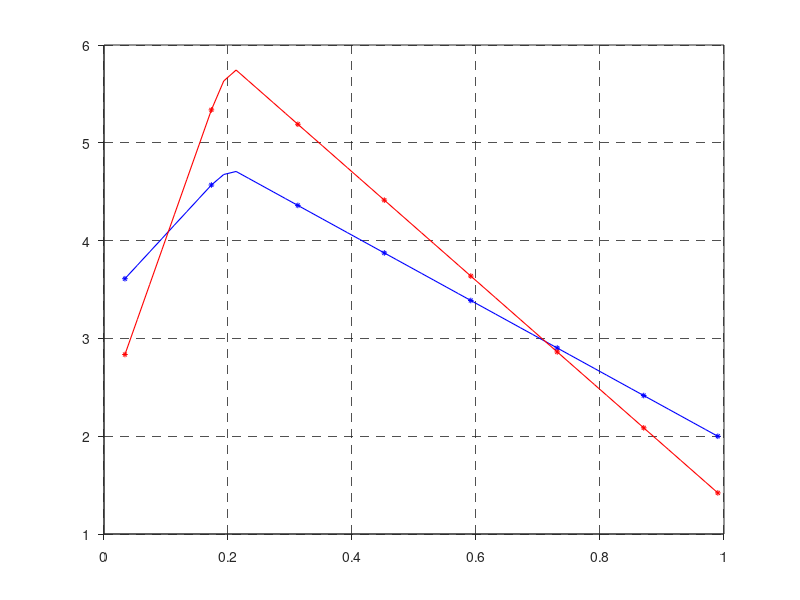

Write the MATLAB code that produced this figure. (Note: this script raises an error after producing the figure.)
%%%% Plots for GA static and dynamic results compared against 5MW %%%%
%% Compare 5MW against static optimum
load('static_sp1_init.mat');

chord_profile_sp1_init = cell2mat(Chord_profile);
twist_profile_sp1_init = Twist_profile+0.098;

points_chord_sp1_init = [chord_profile_sp1_init(1:7:end), chord_profile_sp1_init(end)] ;
points_twist_sp1_init = [twist_profile_sp1_init(1:7:end), twist_profile_sp1_init(end)];

load('GA_mutation0.5_opt.mat');
chord_profile_case3 = cell2mat(Chord_profile);
twist_profile_case3 = Twist_profile+2.774201605;

points_chord_case3 = [chord_profile_case3(1:7:end), chord_profile_case3(end)];
points_twist_case3 = [twist_profile_case3(1:7:end), twist_profile_case3(end)];

normalized_radius = Blade_radius/63;
points_radius = [normalized_radius(1:7:end), normalized_radius(end)];

figure(1)
plot(normalized_radius, chord_profile_sp1_init, 'b-', 'LineWidth', 0.8); hold on;
plot(normalized_radius, chord_profile_case3, 'r-', 'LineWidth', 0.8);
plot(points_radius, points_chord_sp1_init, 'b*', 'MarkerSize',4);
plot(points_radius, points_chord_case3, 'r*', 'MarkerSize',4);

grid on
a = gca;
% set box property to off and remove background color
set(a,'box','off','color','none')
% create new, empty axes with box but without ticks
b = axes('Position',get(a,'Position'),'box','on','xtick',[],'ytick',[]);
% set original axes as active
axes(a)
% link axes in case of zooming
linkaxes([a b])
set(gca,'GridLineStyle','--')
set(gca,'GridAlpha',0.8)
set(gca,'TickDir','out');

axesH = gca;
axesH.XAxis.TickLabelInterpreter = 'latex';
axesH.XAxis.TickLabelFormat      = '\\textbf{%g}';
axesH.YAxis.TickLabelInterpreter = 'latex';
axesH.YAxis.TickLabelFormat      = '\\textbf{%g}';

%ax.GridAlpha = 1;
ylabel('\textbf{Chord distribution (m)}','Interpreter','latex');
xlabel('\textbf{Normalized blade radius (-)}','Interpreter','latex');
legend('\textbf{NREL5MW}', '\textbf{Optimum design}','Interpreter','latex'); 

figure(2)
plot(normalized_radius, twist_profile_sp1_init, 'b-', 'LineWidth', 0.8); hold on;
plot(normalized_radius, twist_profile_case3, 'r-', 'LineWidth', 0.8);
plot(points_radius, points_twist_sp1_init, 'b*', 'MarkerSize',4);
plot(points_radius, points_twist_case3, 'r*', 'MarkerSize',4);

grid on
a = gca;
% set box property to off and remove background color
set(a,'box','off','color','none')
% create new, empty axes with box but without ticks
b = axes('Position',get(a,'Position'),'box','on','xtick',[],'ytick',[]);
% set original axes as active
axes(a)
% link axes in case of zooming
linkaxes([a b])
set(gca,'GridLineStyle','--')
set(gca,'GridAlpha',0.8)
set(gca,'TickDir','out');

axesH = gca;
axesH.XAxis.TickLabelInterpreter = 'latex';
axesH.XAxis.TickLabelFormat      = '\\textbf{%g}';
axesH.YAxis.TickLabelInterpreter = 'latex';
axesH.YAxis.TickLabelFormat      = '\\textbf{%g}';

%ax.GridAlpha = 1;
ylabel('\textbf{Twist distribution ($^\circ$)}','Interpreter','latex');
xlabel('\textbf{Normalized blade radius (-)}','Interpreter','latex');
legend('\textbf{NREL5MW}', '\textbf{Optimum design}','Interpreter','latex'); 
ylim([0 18]);






%% Compare 5MW against dynamic optimum
load('static_sp1_init.mat');

chord_profile_sp1_init = cell2mat(Chord_profile);
twist_profile_sp1_init = Twist_profile+0.098;

points_chord_sp1_init = [chord_profile_sp1_init(1:7:end), chord_profile_sp1_init(end)] ;
points_twist_sp1_init = [twist_profile_sp1_init(1:7:end), twist_profile_sp1_init(end)];


load('dynamic_GA_opt.mat');
chord_profile_dynamicGA = cell2mat(Chord_profile);
twist_profile_dynamicGA = Twist_profile+ 1.17744515;

points_chord_dynamicGA = [chord_profile_dynamicGA(1:7:end), chord_profile_dynamicGA(end)];
points_twist_dynamicGA = [twist_profile_dynamicGA(1:7:end), twist_profile_dynamicGA(end)];

normalized_radius = Blade_radius/63;
points_radius = [normalized_radius(1:7:end), normalized_radius(end)];

figure(1)
plot(normalized_radius, chord_profile_sp1_init, 'b-', 'LineWidth', 0.8); hold on;
plot(normalized_radius, chord_profile_dynamicGA, 'r-', 'LineWidth', 0.8);
plot(points_radius, points_chord_sp1_init, 'b*', 'MarkerSize',4);
plot(points_radius, points_chord_dynamicGA, 'r*', 'MarkerSize',4);

grid on
a = gca;
% set box property to off and remove background color
set(a,'box','off','color','none')
% create new, empty axes with box but without ticks
b = axes('Position',get(a,'Position'),'box','on','xtick',[],'ytick',[]);
% set original axes as active
axes(a)
% link axes in case of zooming
linkaxes([a b])
set(gca,'GridLineStyle','--')
set(gca,'GridAlpha',0.8)
set(gca,'TickDir','out');

axesH = gca;
axesH.XAxis.TickLabelInterpreter = 'latex';
axesH.XAxis.TickLabelFormat      = '\\textbf{%g}';
axesH.YAxis.TickLabelInterpreter = 'latex';
axesH.YAxis.TickLabelFormat      = '\\textbf{%g}';

%ax.GridAlpha = 1;
ylabel('\textbf{Chord distribution (m)}','Interpreter','latex');
xlabel('\textbf{Normalized blade radius (-)}','Interpreter','latex');
legend('\textbf{NREL5MW}', '\textbf{Optimum design}','Interpreter','latex'); 

figure(2)
plot(normalized_radius, twist_profile_sp1_init, 'b-', 'LineWidth', 0.8); hold on;
plot(normalized_radius, twist_profile_dynamicGA, 'r-', 'LineWidth', 0.8);
plot(points_radius, points_twist_sp1_init, 'b*', 'MarkerSize',4);
plot(points_radius, points_twist_dynamicGA, 'r*', 'MarkerSize',4);

grid on
a = gca;
% set box property to off and remove background color
set(a,'box','off','color','none')
% create new, empty axes with box but without ticks
b = axes('Position',get(a,'Position'),'box','on','xtick',[],'ytick',[]);
% set original axes as active
axes(a)
% link axes in case of zooming
linkaxes([a b])
set(gca,'GridLineStyle','--')
set(gca,'GridAlpha',0.8)
set(gca,'TickDir','out');

axesH = gca;
axesH.XAxis.TickLabelInterpreter = 'latex';
axesH.XAxis.TickLabelFormat      = '\\textbf{%g}';
axesH.YAxis.TickLabelInterpreter = 'latex';
axesH.YAxis.TickLabelFormat      = '\\textbf{%g}';

%ax.GridAlpha = 1;
ylabel('\textbf{Twist distribution ($^\circ$)}','Interpreter','latex');
xlabel('\textbf{Normalized blade radius (-)}','Interpreter','latex');
legend('\textbf{NREL5MW}', '\textbf{Optimum design}','Interpreter','latex'); 
ylim([0 20]);